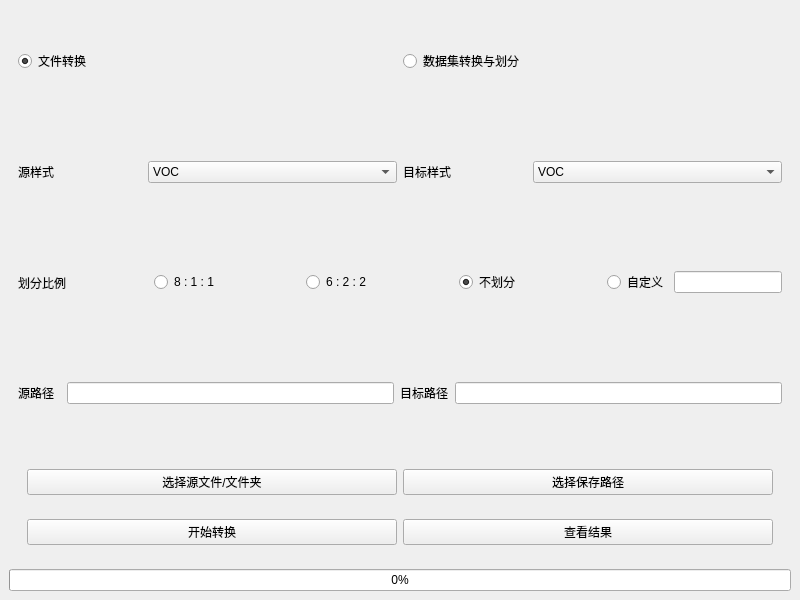
<?xml version="1.0" encoding="UTF-8"?>
<ui version="4.0">
 <class>MainWindow</class>
 <widget class="QMainWindow" name="MainWindow">
  <property name="geometry">
   <rect>
    <x>0</x>
    <y>0</y>
    <width>800</width>
    <height>600</height>
   </rect>
  </property>
  <property name="windowTitle">
   <string>MainWindow</string>
  </property>
  <widget class="QWidget" name="centralwidget">
   <layout class="QVBoxLayout" name="verticalLayout_2">
    <item>
     <widget class="QWidget" name="file_operation_type_widget" native="true">
      <layout class="QHBoxLayout" name="horizontalLayout">
       <item>
        <widget class="QRadioButton" name="file_conversion_radioButton">
         <property name="text">
          <string>文件转换  </string>
         </property>
         <property name="checked">
          <bool>true</bool>
         </property>
        </widget>
       </item>
       <item>
        <widget class="QRadioButton" name="dataset_conversion_radioButton">
         <property name="text">
          <string>数据集转换与划分</string>
         </property>
         <property name="checkable">
          <bool>true</bool>
         </property>
         <property name="checked">
          <bool>false</bool>
         </property>
        </widget>
       </item>
      </layout>
     </widget>
    </item>
    <item>
     <widget class="QWidget" name="format_select_widget" native="true">
      <layout class="QHBoxLayout" name="horizontalLayout_2" stretch="1,2,1,2">
       <item>
        <widget class="QLabel" name="src_format_label">
         <property name="text">
          <string>源样式</string>
         </property>
         <property name="alignment">
          <set>Qt::AlignLeading|Qt::AlignLeft|Qt::AlignVCenter</set>
         </property>
        </widget>
       </item>
       <item>
        <widget class="QComboBox" name="src_format_comboBox">
         <item>
          <property name="text">
           <string>VOC</string>
          </property>
         </item>
         <item>
          <property name="text">
           <string>COCO</string>
          </property>
         </item>
         <item>
          <property name="text">
           <string>YOLO</string>
          </property>
         </item>
         <item>
          <property name="text">
           <string>Data Labelme</string>
          </property>
         </item>
        </widget>
       </item>
       <item>
        <widget class="QLabel" name="dst_format_label">
         <property name="text">
          <string>目标样式</string>
         </property>
         <property name="alignment">
          <set>Qt::AlignLeading|Qt::AlignLeft|Qt::AlignVCenter</set>
         </property>
        </widget>
       </item>
       <item>
        <widget class="QComboBox" name="dst_format_comboBox">
         <item>
          <property name="text">
           <string>VOC</string>
          </property>
         </item>
         <item>
          <property name="text">
           <string>COCO</string>
          </property>
         </item>
         <item>
          <property name="text">
           <string>YOLO</string>
          </property>
         </item>
         <item>
          <property name="text">
           <string>Data Labelme</string>
          </property>
         </item>
        </widget>
       </item>
      </layout>
     </widget>
    </item>
    <item>
     <widget class="QWidget" name="divide_proportion_widget" native="true">
      <layout class="QHBoxLayout" name="horizontalLayout_3" stretch="0,0,0,0,0,0,0,0,0,0">
       <item>
        <widget class="QLabel" name="divide_proportion_label">
         <property name="text">
          <string>划分比例</string>
         </property>
        </widget>
       </item>
       <item>
        <spacer name="horizontalSpacer_5">
         <property name="orientation">
          <enum>Qt::Horizontal</enum>
         </property>
         <property name="sizeHint" stdset="0">
          <size>
           <width>40</width>
           <height>20</height>
          </size>
         </property>
        </spacer>
       </item>
       <item>
        <widget class="QRadioButton" name="_8_1_1_radioButton">
         <property name="text">
          <string>8 : 1 : 1</string>
         </property>
        </widget>
       </item>
       <item>
        <spacer name="horizontalSpacer_4">
         <property name="orientation">
          <enum>Qt::Horizontal</enum>
         </property>
         <property name="sizeHint" stdset="0">
          <size>
           <width>40</width>
           <height>20</height>
          </size>
         </property>
        </spacer>
       </item>
       <item>
        <widget class="QRadioButton" name="_6_2_2_radioButton">
         <property name="text">
          <string>6 : 2 : 2</string>
         </property>
        </widget>
       </item>
       <item>
        <spacer name="horizontalSpacer_2">
         <property name="orientation">
          <enum>Qt::Horizontal</enum>
         </property>
         <property name="sizeHint" stdset="0">
          <size>
           <width>40</width>
           <height>20</height>
          </size>
         </property>
        </spacer>
       </item>
       <item>
        <widget class="QRadioButton" name="_no_divide_radioButton">
         <property name="text">
          <string>不划分</string>
         </property>
         <property name="checked">
          <bool>true</bool>
         </property>
        </widget>
       </item>
       <item>
        <spacer name="horizontalSpacer_3">
         <property name="orientation">
          <enum>Qt::Horizontal</enum>
         </property>
         <property name="sizeHint" stdset="0">
          <size>
           <width>40</width>
           <height>20</height>
          </size>
         </property>
        </spacer>
       </item>
       <item>
        <widget class="QRadioButton" name="_custom_radioButton">
         <property name="text">
          <string>自定义</string>
         </property>
        </widget>
       </item>
       <item>
        <widget class="QLineEdit" name="divide_custom_lineEdit"/>
       </item>
      </layout>
     </widget>
    </item>
    <item>
     <widget class="QWidget" name="file_path_widget" native="true">
      <layout class="QHBoxLayout" name="horizontalLayout_6">
       <item>
        <widget class="QLabel" name="src_path_label">
         <property name="text">
          <string>源路径  </string>
         </property>
        </widget>
       </item>
       <item>
        <widget class="QLineEdit" name="src_path_lineEdit">
         <property name="dragEnabled">
          <bool>false</bool>
         </property>
         <property name="readOnly">
          <bool>true</bool>
         </property>
        </widget>
       </item>
       <item>
        <widget class="QLabel" name="dst_path_label">
         <property name="text">
          <string>目标路径</string>
         </property>
        </widget>
       </item>
       <item>
        <widget class="QLineEdit" name="dst_path_lineEdit">
         <property name="readOnly">
          <bool>true</bool>
         </property>
        </widget>
       </item>
      </layout>
     </widget>
    </item>
    <item>
     <widget class="QWidget" name="buttons_widget" native="true">
      <layout class="QVBoxLayout" name="verticalLayout_3">
       <item>
        <widget class="QWidget" name="widget_7" native="true">
         <layout class="QHBoxLayout" name="horizontalLayout_4">
          <item>
           <widget class="QPushButton" name="select_src_path_pushButton">
            <property name="text">
             <string>选择源文件/文件夹</string>
            </property>
           </widget>
          </item>
          <item>
           <widget class="QPushButton" name="select_dst_path_pushButton">
            <property name="text">
             <string>选择保存路径</string>
            </property>
           </widget>
          </item>
         </layout>
        </widget>
       </item>
       <item>
        <widget class="QWidget" name="widget_6" native="true">
         <layout class="QHBoxLayout" name="horizontalLayout_5">
          <item>
           <widget class="QPushButton" name="start_conversion_pushButton">
            <property name="text">
             <string>开始转换</string>
            </property>
           </widget>
          </item>
          <item>
           <widget class="QPushButton" name="view_result_pushButton">
            <property name="text">
             <string>查看结果</string>
            </property>
           </widget>
          </item>
         </layout>
        </widget>
       </item>
      </layout>
     </widget>
    </item>
    <item>
     <widget class="QProgressBar" name="progressBar">
      <property name="value">
       <number>0</number>
      </property>
     </widget>
    </item>
   </layout>
  </widget>
 </widget>
 <resources/>
 <connections/>
</ui>
